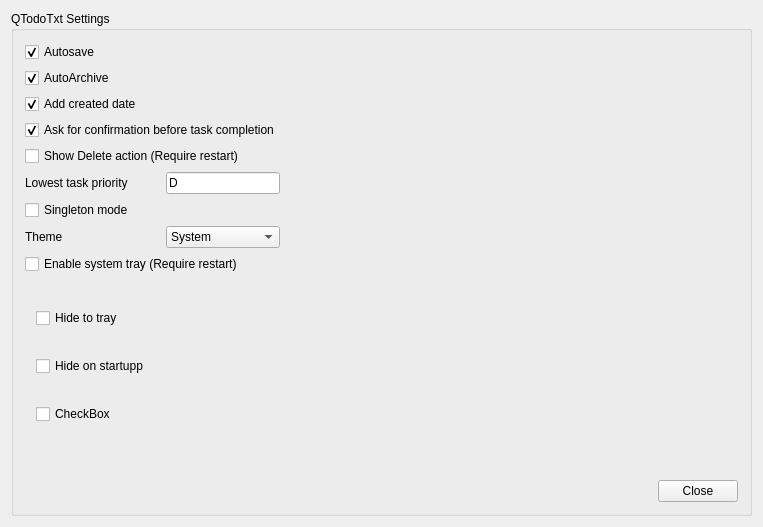
<?xml version="1.0" encoding="UTF-8"?>
<ui version="4.0">
 <class>SettingsUI</class>
 <widget class="QWidget" name="SettingsUI">
  <property name="geometry">
   <rect>
    <x>0</x>
    <y>0</y>
    <width>763</width>
    <height>527</height>
   </rect>
  </property>
  <property name="windowTitle">
   <string>SettingsUI</string>
  </property>
  <layout class="QGridLayout" name="gridLayout">
   <item row="0" column="0">
    <widget class="QGroupBox" name="groupBox">
     <property name="title">
      <string>QTodoTxt Settings</string>
     </property>
     <layout class="QGridLayout" name="gridLayout_2">
      <item row="0" column="1">
       <widget class="QCheckBox" name="autoSaveCheckBox">
        <property name="text">
         <string>Autosave</string>
        </property>
        <property name="checked">
         <bool>true</bool>
        </property>
       </widget>
      </item>
      <item row="1" column="1">
       <widget class="QCheckBox" name="autoArchiveCheckBox">
        <property name="text">
         <string>AutoArchive</string>
        </property>
        <property name="checked">
         <bool>true</bool>
        </property>
       </widget>
      </item>
      <item row="2" column="1">
       <widget class="QCheckBox" name="addCreatedDateCheckBox">
        <property name="text">
         <string>Add created date</string>
        </property>
        <property name="checked">
         <bool>true</bool>
        </property>
       </widget>
      </item>
      <item row="3" column="1" colspan="2">
       <widget class="QCheckBox" name="confirmCompletionCheckBox">
        <property name="text">
         <string>Ask for confirmation before task completion</string>
        </property>
        <property name="checked">
         <bool>true</bool>
        </property>
       </widget>
      </item>
      <item row="4" column="1" colspan="2">
       <widget class="QCheckBox" name="deleteActionCheckBox">
        <property name="text">
         <string>Show Delete action (Require restart)</string>
        </property>
       </widget>
      </item>
      <item row="5" column="1">
       <widget class="QLabel" name="label">
        <property name="text">
         <string>Lowest task priority</string>
        </property>
       </widget>
      </item>
      <item row="5" column="2">
       <widget class="QLineEdit" name="lowestPriorityLineEdit">
        <property name="sizePolicy">
         <sizepolicy hsizetype="Minimum" vsizetype="Fixed">
          <horstretch>0</horstretch>
          <verstretch>0</verstretch>
         </sizepolicy>
        </property>
        <property name="maximumSize">
         <size>
          <width>16777212</width>
          <height>16777215</height>
         </size>
        </property>
        <property name="text">
         <string>D</string>
        </property>
       </widget>
      </item>
      <item row="9" column="1" colspan="2">
       <widget class="QCheckBox" name="trayCheckBox">
        <property name="text">
         <string>Enable system tray (Require restart)</string>
        </property>
       </widget>
      </item>
      <item row="10" column="1">
       <widget class="QFrame" name="frame">
        <property name="frameShape">
         <enum>QFrame::NoFrame</enum>
        </property>
        <property name="frameShadow">
         <enum>QFrame::Plain</enum>
        </property>
        <layout class="QVBoxLayout" name="verticalLayout">
         <property name="spacing">
          <number>0</number>
         </property>
         <property name="topMargin">
          <number>0</number>
         </property>
         <property name="bottomMargin">
          <number>0</number>
         </property>
         <item>
          <widget class="QCheckBox" name="hideToTrayCheckBox">
           <property name="text">
            <string>Hide to tray</string>
           </property>
          </widget>
         </item>
         <item>
          <widget class="QCheckBox" name="hideOnStartupCheckBox">
           <property name="text">
            <string>Hide on startupp</string>
           </property>
          </widget>
         </item>
         <item>
          <widget class="QCheckBox" name="closeToTrayCheckBox">
           <property name="text">
            <string>CheckBox</string>
           </property>
          </widget>
         </item>
        </layout>
       </widget>
      </item>
      <item row="10" column="4">
       <spacer name="verticalSpacer">
        <property name="orientation">
         <enum>Qt::Vertical</enum>
        </property>
        <property name="sizeHint" stdset="0">
         <size>
          <width>20</width>
          <height>80</height>
         </size>
        </property>
       </spacer>
      </item>
      <item row="11" column="3">
       <spacer name="horizontalSpacer_2">
        <property name="orientation">
         <enum>Qt::Horizontal</enum>
        </property>
        <property name="sizeHint" stdset="0">
         <size>
          <width>261</width>
          <height>20</height>
         </size>
        </property>
       </spacer>
      </item>
      <item row="12" column="4">
       <widget class="QPushButton" name="closeButton">
        <property name="text">
         <string>Close</string>
        </property>
       </widget>
      </item>
      <item row="6" column="1">
       <widget class="QCheckBox" name="singletonCheckBox">
        <property name="text">
         <string>Singleton mode</string>
        </property>
       </widget>
      </item>
      <item row="8" column="2">
       <widget class="QComboBox" name="colorSchemComboBox">
        <item>
         <property name="text">
          <string>System</string>
         </property>
        </item>
        <item>
         <property name="text">
          <string>dark_blue</string>
         </property>
        </item>
        <item>
         <property name="text">
          <string>dark_orange</string>
         </property>
        </item>
       </widget>
      </item>
      <item row="8" column="1">
       <widget class="QLabel" name="label_2">
        <property name="text">
         <string>Theme</string>
        </property>
       </widget>
      </item>
     </layout>
    </widget>
   </item>
  </layout>
 </widget>
 <layoutdefault spacing="6" margin="11"/>
 <resources/>
 <connections/>
</ui>
